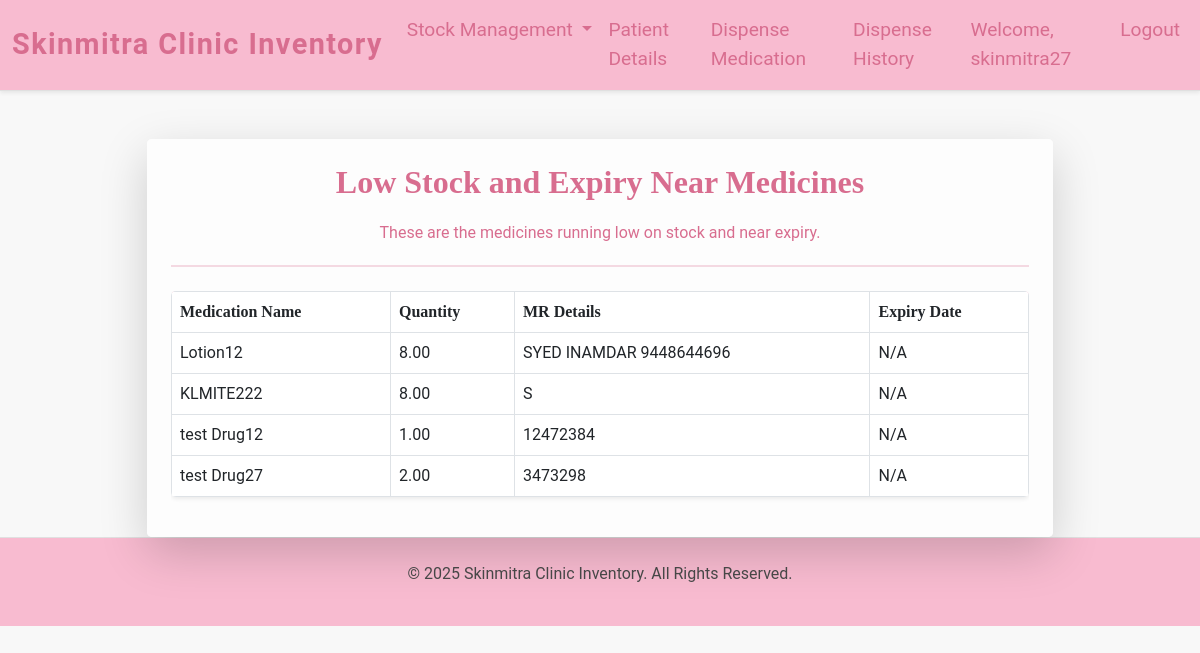
The app's page /low_stock/ (signed in), older data.
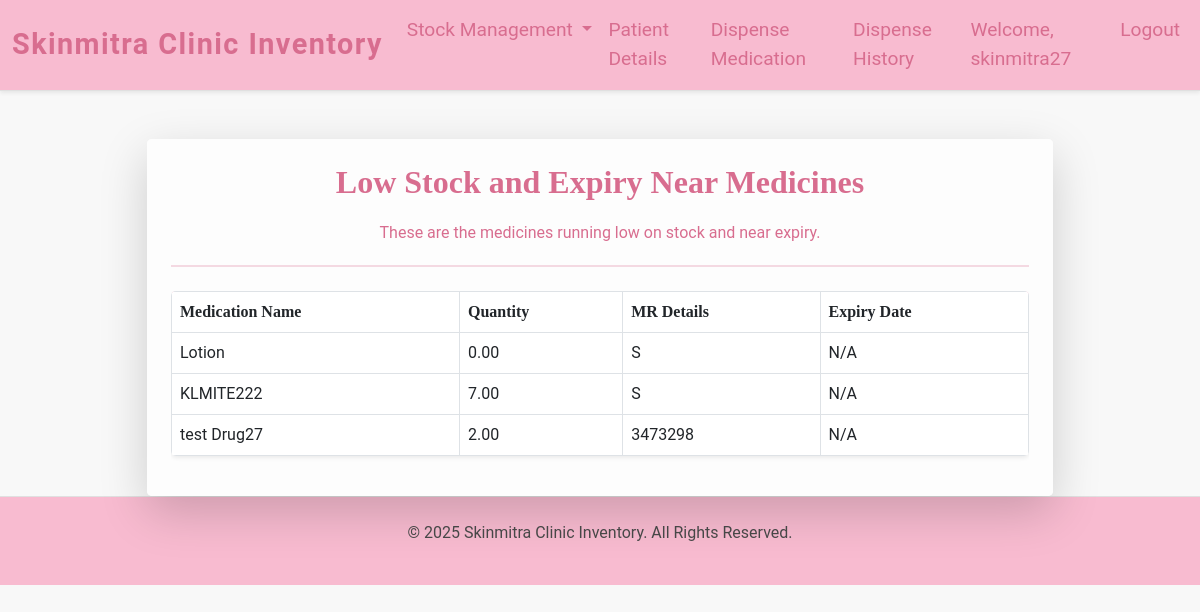
The same page, newer data.
### inventory/models.py (models this page shows, shortened)
class Medication(models.Model):
    name = models.CharField(max_length=100)
    price = models.DecimalField(max_digits=10, decimal_places=2, default=Decimal("0.00"))  # NEW: Price per unit
    quantity = models.DecimalField(max_digits=10, decimal_places=2)
    expiry_date = models.DateField(blank=True, null=True)  # NEW: Expiry date
    date_added = models.DateTimeField(auto_now_add=True)
    company_name = models.CharField(max_length=255, default="Unknown")
    mr_number = models.CharField(max_length=255, default="Unknown")

### inventory/views.py (the view)
# urls.py: path('low_stock/', views.low_stock, name='low_stock'),
@login_required
def low_stock(request):
    medications = Medication.objects.filter(quantity__lt=10)
    return render(request, "low_stock.html", {"medications": medications})

### inventory/templates/low_stock.html (shortened to what this page needs)
{% extends "base.html" %}
{% block content %}
<div class="container mt-5">
  <div class="row justify-content-center">
    <div class="col-md-10">
      <div class="card shadow-lg border-0">
        <div class="card-body p-4">
          <div class="text-center mb-4">
            <h1 class="low-stock-heading">Low Stock and Expiry Near Medicines</h1>
            <p class="lead-text">These are the medicines running low on stock and near expiry.</p>
            <hr class="hr-style">
          </div>
          {% if medications %}
            <div class="table-responsive mt-4">
              <table class="table table-bordered table-hover shadow-sm">
                <thead class="table-heading">
                  <tr>
                    <th>Medication Name</th>
                    <th>Quantity</th>
                    <th>MR Details</th>
                    <th>Expiry Date</th>
                  </tr>
                </thead>
                <tbody>
                  {% for medication in medications %}
                  <tr>
                    <td>{{ medication.name }}</td>
                    <td>{{ medication.quantity }}</td>
                    <td>{{ medication.mr_number }}</td>
                    <td>
                      {% if medication.expiry_date %}
                        {{ medication.expiry_date|date:"d/m/Y" }}
                      {% else %}
                        N/A
                      {% endif %}
                    </td>
                  </tr>
                  {% empty %}
                  <tr>
                    <td colspan="4" class="text-center-custom">No low stock medicines available.</td>
                  </tr>
                  {% endfor %}
                </tbody>
              </table>
            </div>
          {% else %}
            <p class="low-stock-heading text-center-custom mt-4">No medicines with low stock!</p>
          {% endif %}
        </div>
      </div>
    </div>
  </div>
</div>
{% endblock %}

Row changes from the older to the newer data that the page shows:
removed Medication: name "Lotion12", quantity "8.00", mr_number "SYED INAMDAR 9448644696", shows "N/A"
removed Medication: name "test Drug12", quantity "1.00", mr_number "12472384", shows "N/A"
now on this page (row edited): Medication: name "Lotion", quantity "0.00", mr_number "S", shows "N/A"
changed Medication "KLMITE222": quantity "8.00" → "7.00"
